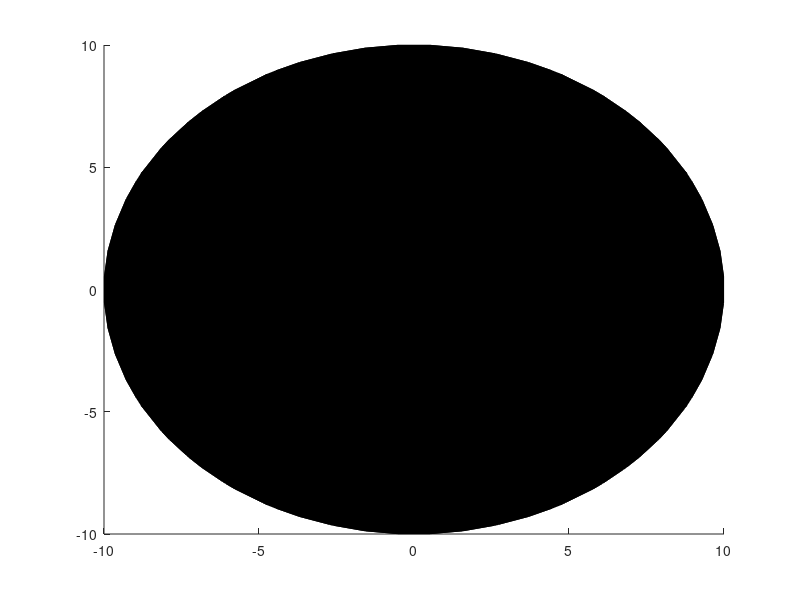

MATLAB code for this plot:
clear all
% xx=-101:2:101;
% yy=-101:2:101;
% [x,y]=meshgrid(xx,yy);
% figure;
% r1=p_1(x,y);
% % r1(x^2+y^2-1<1)=nan;
% surf(x,y,r1)


% 
% [x,y] = meshgrid(-10:.01:10);
% z = ones(size(x));
% z(sin(x)+y.*sin(y)<1) = nan;
% figure
% mesh(x,y,z)
% view(2)

[x,y,z]=meshgrid(linspace(-10,10,20));
f = x.^2+y.^2-z.^2;
figure
% isosurface(x,y,z,f,0,x);
 fv=isosurface(x,y,z,f,0,x);
 patch(fv);
% hold on
% isosurface(x,y,z,f,1,y);
% hold on
% isosurface(x,y,z,f,1,z);